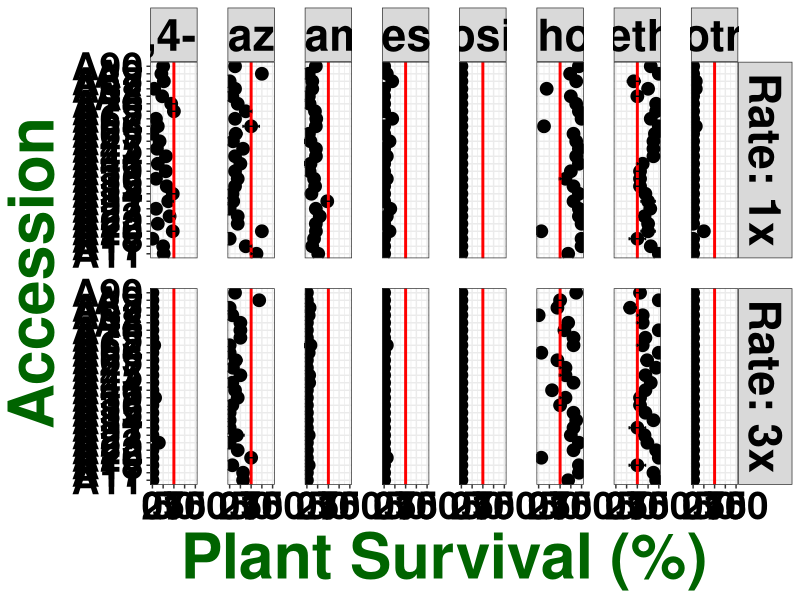

This figure's R source: (Note: this script raises an error after producing the figure.)
## ---- chunk 1

knitr::opts_chunk$set(echo = TRUE)
library(dplyr)
library(ggplot2)
library(ggpubr)
library(car)

## ---- chunk 2

waterhemp <- read.csv("All POST_Reduction.csv")

str(waterhemp)

waterhemp$run <- as.factor(waterhemp$run)

waterhemp$pop <- as.factor(waterhemp$pop)

waterhemp$Herbicide <- as.factor(waterhemp$Herbicide)

waterhemp$Rate <- as.factor(waterhemp$Rate)

waterhemp$rep <- as.factor(waterhemp$rep)

str(waterhemp)

## ---- chunk 3

tested_all_herbs <- waterhemp %>% filter(tested_all_herbs == "x")

## ---- chunk 4

summary <- tested_all_herbs %>% 
  group_by(pop, Herbicide, Rate) %>% 
  summarise(n = sum(!is.na(surv)), 
            mean = mean(surv, na.rm = TRUE), 
            sd = sd(surv, na.rm = TRUE),
            se = sd / sqrt(n),
            CI = qnorm(1- 0.05/2) * se)

summary$herb <- factor(summary$Herbicide,
                       levels = c("2,4-D", "atrazine", "dicamba", "fomesafen", "glufosinate", "glyphosate", "imazethapyr", "mesotrione"))

summary

## ---- chunk 5

rate_labels <- c("1x" = "Rate: 1x", "3x" = "Rate: 3x")

ggplot(summary, aes(x = mean*100, y = pop)) + 
  geom_point(size = 4) + 
  geom_vline(xintercept = 50, size = 1, colour = "red") +
  geom_errorbar(aes(xmin = (mean*100) - (se*100), xmax = (mean*100) + (se*100), width = 0.4)) + 
  facet_grid(Rate ~ Herbicide, labeller = labeller(Rate = rate_labels))  +
  labs(#title = "Waterhemp Survivorship - POST", 
    x = "Plant Survival (%)", 
    y = "Accession") + 
  theme_bw() + 
  theme (plot.title = element_text(face = "bold", hjust = 0.5, size = 50, colour = "darkgreen"), 
         axis.title = element_text(face = "bold", size = 45, colour = "darkgreen"), 
         axis.text = element_text(face = "bold", size = 28, colour = "black"),
         strip.text = element_text(face = "bold", size = 32, colour = "black"),
         panel.spacing = unit(1.5, "lines")) +
  ggsave("RAW SURV_POPxHERBxRATE.tiff", units = "in", width = 35, height = 22, dpi = 600, compression = "lzw")
  

